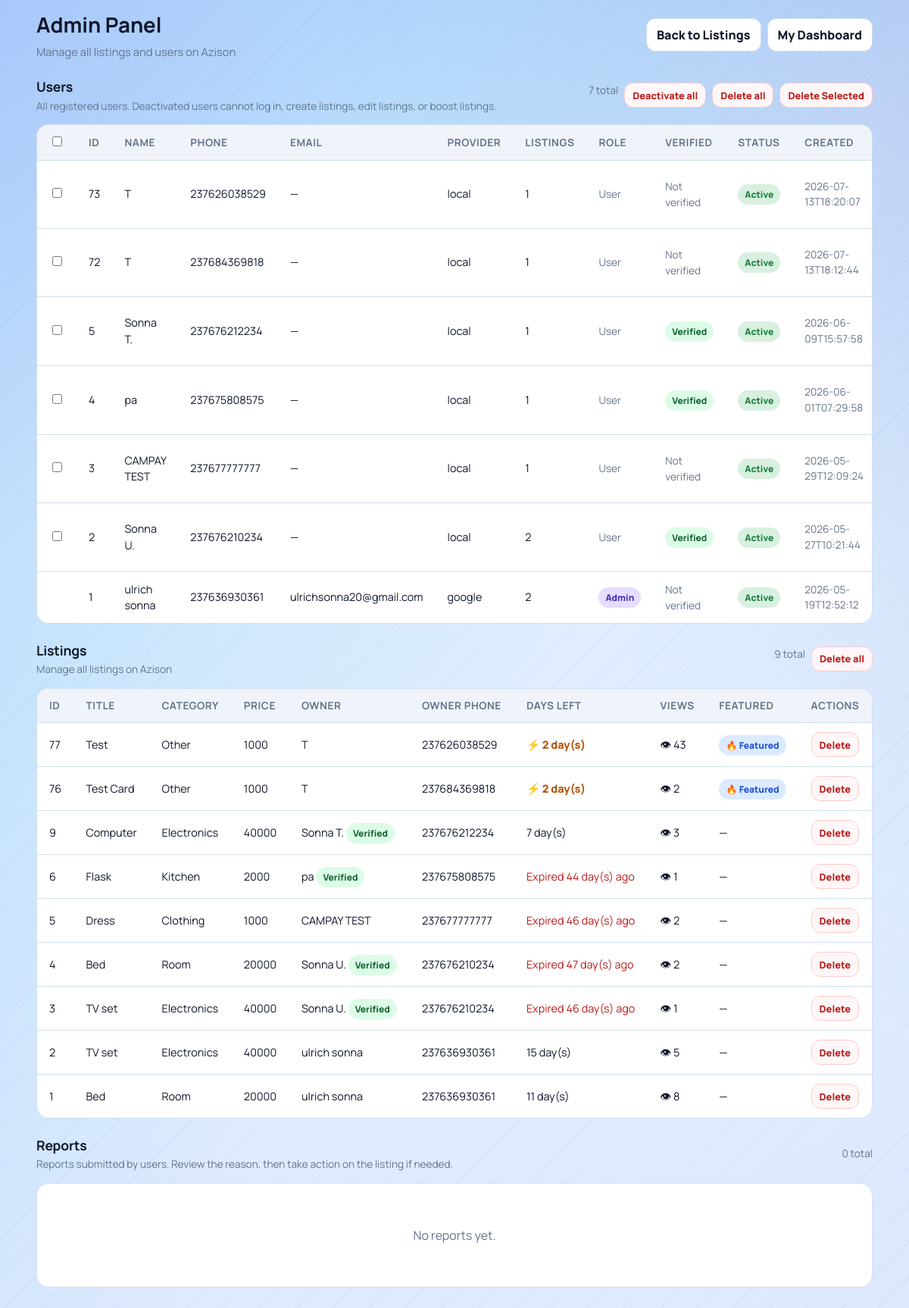
Page /admin (signed in) on the earlier database version.
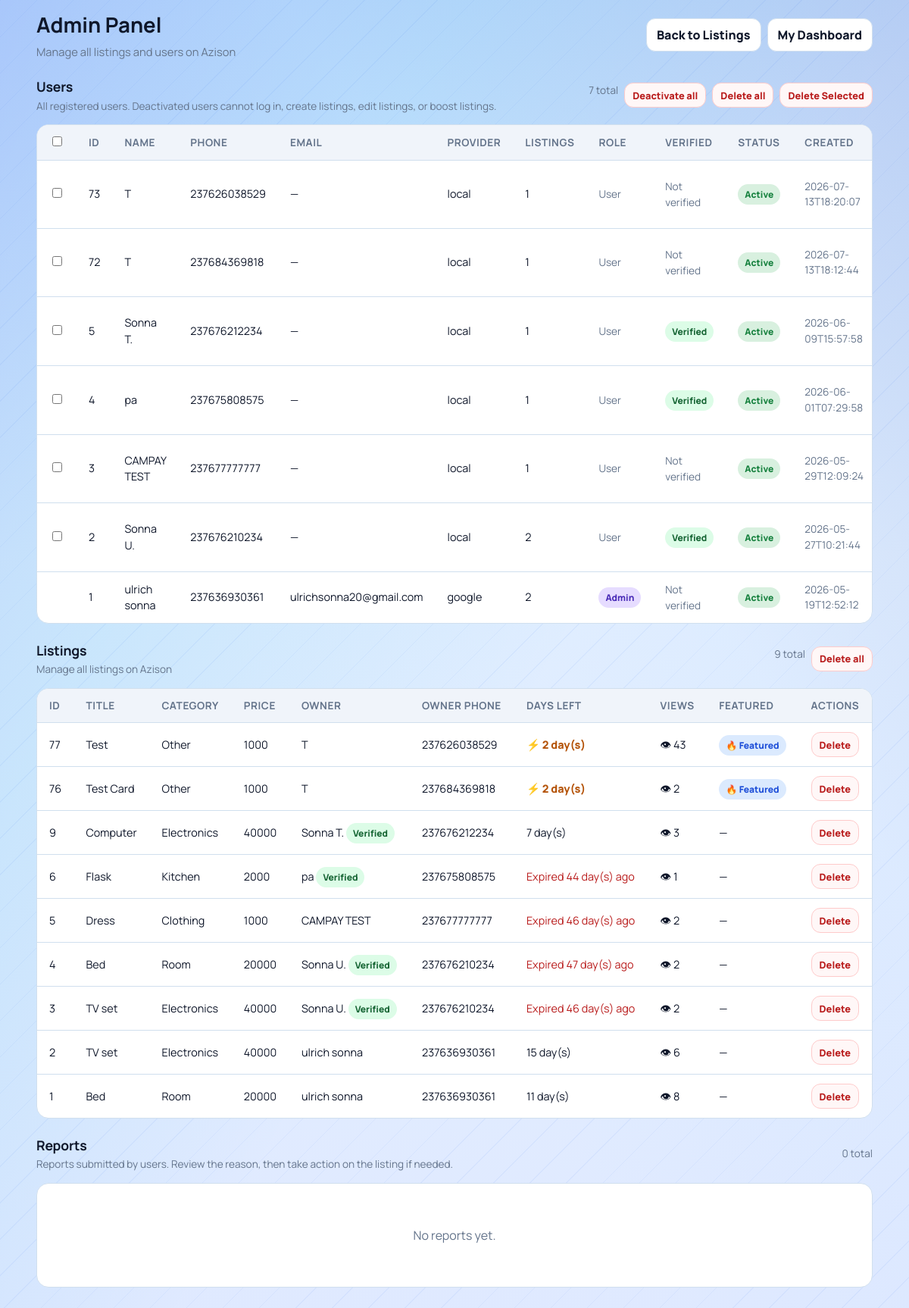
Same page on the later database version.
### tables this page shows
CREATE TABLE listings(
            id INTEGER PRIMARY KEY AUTOINCREMENT,
            title TEXT,
            price TEXT,
            category TEXT,
            phone TEXT,
            owner_phone TEXT,
            leave_date TEXT,
            description TEXT,
            image TEXT,
            is_featured INTEGER DEFAULT 0
        , view_count INTEGER DEFAULT 0);

CREATE TABLE users(
            id INTEGER PRIMARY KEY AUTOINCREMENT,
            full_name TEXT NOT NULL,
            phone TEXT NOT NULL UNIQUE,
            password_hash TEXT NOT NULL,
            email TEXT,
            google_sub TEXT,
            auth_provider TEXT NOT NULL DEFAULT 'local',
            created_at TEXT NOT NULL
        , is_admin INTEGER DEFAULT 0, is_active INTEGER DEFAULT 1, is_verified INTEGER DEFAULT 0);

### app.py (the view, shortened to what this page needs)
@app.route("/admin")
@admin_required
def admin_panel():
    conn = get_db()
    cursor = conn.cursor()
    ensure_user_verified_column(cursor)
    conn.commit()
    cursor.execute(
        """
        SELECT l.*, u.full_name as owner_name, u.is_verified as owner_is_verified
        FROM listings l
        LEFT JOIN users u ON u.phone = l.owner_phone
        ORDER BY l.id DESC
        """
    )
    rows = cursor.fetchall()
    cursor.execute(
        """
        SELECT u.id, u.full_name, u.phone, u.email, u.auth_provider, u.is_admin, u.is_active, u.is_verified, u.created_at,
               (SELECT COUNT(*) FROM listings l WHERE l.owner_phone = u.phone) AS listing_count
        FROM users u
        ORDER BY u.is_active ASC, u.id DESC
        """
    )
    user_rows = cursor.fetchall()
    cursor.execute(
        """
        SELECT r.id, r.listing_id, r.reporter_user_id, r.reason, r.comment, r.created_at,
               l.title AS listing_title, l.category AS listing_category,
               u.full_name AS reporter_name, u.phone AS reporter_phone, u.email AS reporter_email
        FROM reports r
        LEFT JOIN listings l ON l.id = r.listing_id
        LEFT JOIN users u ON u.id = r.reporter_user_id
        ORDER BY r.id DESC
        """
    )
    report_rows = cursor.fetchall()
    conn.close()
    today = current_date()
    listings = []
    for row in rows:
        leave_date = datetime.strptime(row["leave_date"], "%Y-%m-%d").date()
        days_left = (leave_date - today).days
        is_expired = days_left < 0
        is_soon = 0 <= days_left <= 3
        listings.append(
            {
                "id": row["id"],
                "title": row["title"],
                "price": row["price"],
                "category": row["category"],
                "phone": row["phone"],
                "owner_phone": row["owner_phone"] or "",
                "owner_name": row["owner_name"] or "Unknown",
                "owner_is_verified": bool(row_value(row, "owner_is_verified", 0) == 1),
                "leave_date": row["leave_date"],
                "description": row["description"] or "",
                "image": row["image"],
                "is_featured": row["is_featured"],
                "view_count": row["view_count"],
                "days_left": days_left,
                "is_expired": is_expired,
                "is_soon": is_soon,
            }
        )
    users = []
    for user_row in user_rows:
        users.append(
            {
                "id": user_row["id"],
                "full_name": user_row["full_name"] or "",
                "phone": user_row["phone"] or "",
                "email": user_row["email"] or "",
                "auth_provider": user_row["auth_provider"] or "local",
                "is_admin": bool(user_row["is_admin"] == 1),
                "is_active": bool(user_row["is_active"] == 1),
                "is_verified": bool(row_value(user_row, "is_verified", 0) == 1),
                "created_at": user_row["created_at"] or "",
                "listing_count": user_row["listing_count"] or 0,
            }
        )
    reports = []
    return render_template("admin.html", listings=listings, users=users, reports=reports)

### app.py (called while the page is built)
def env_flag(name):
    return os.getenv(name, "").strip().lower() in {"1", "true", "yes", "on"}

def get_db():
    if USE_POSTGRES:
        if psycopg2 is None:
            raise RuntimeError("DATABASE_URL is set but psycopg2 is not installed.")
        return PostgresConnection(psycopg2.connect(normalize_database_url(DATABASE_URL)))
    conn = sqlite3.connect(SQLITE_DATABASE_PATH)
    conn.row_factory = sqlite3.Row
    return conn

def normalize_phone(raw_phone):
    if not raw_phone:
        return ""
    phone = re.sub(r"\D", "", raw_phone)
    if phone.startswith("00"):
        phone = phone[2:]
    national_number = ""
    if phone.startswith("237") and len(phone) == 12:
        national_number = phone[3:]
    elif len(phone) == 10 and phone.startswith("0"):
        national_number = phone[1:]
    elif len(phone) == 9:
        national_number = phone
    else:
        return ""
    if len(national_number) != 9 or national_number[0] not in {"2", "6"}:
        return ""
    phone = "237" + national_number
    return phone

def current_date():
    return datetime.today().date()

### templates/admin.html (shortened to what the changed rows need)
<!DOCTYPE html>
<html lang="en">
<head>
    <link rel="stylesheet" href="{{ url_for('static', filename='css/marketplace.css') }}">
</head>
<body>
    <main class="page">
        <section class="topbar">
            <div class="title-wrap">
                <h1>Admin Panel</h1>
            </div>
        </section>
        <section class="section-heading">
            <div>
                <h2>Users</h2>
            </div>
        </section>
        <section class="table-container">
            {% if users %}
                <table>
                    <thead>
                        <tr>
                            <th><input type="checkbox" id="select-all-users" onchange="toggleAllUserCheckboxes(this);"></th>
                            <th>ID</th>
                            <th>Name</th>
                            <th>Phone</th>
                            <th>Email</th>
                            <th>Provider</th>
                            <th>Listings</th>
                            <th>Role</th>
                            <th>Verified</th>
                            <th>Status</th>
                            <th>Created</th>
                        </tr>
                    </thead>
                </table>
            {% else %}
                <div class="empty">
                    <p>No users found.</p>
                </div>
            {% endif %}
        </section>
        <section class="section-heading">
            <div>
                <h2>Listings</h2>
            </div>
        </section>
        <section class="table-container">
            {% if listings %}
                <table>
                    <thead>
                        <tr>
                            <th>ID</th>
                            <th>Title</th>
                            <th>Category</th>
                            <th>Price</th>
                            <th>Owner</th>
                            <th>Owner Phone</th>
                            <th>Days Left</th>
                            <th>Views</th>
                            <th>Featured</th>
                            <th>Actions</th>
                        </tr>
                    </thead>
                    <tbody>
                        {% for item in listings %}
                        <tr>
                            <td>{{ item['id'] }}</td>
                            <td>{{ item['title'] }}</td>
                            <td>{{ item['category'] }}</td>
                            <td>{{ item['price'] }}</td>
                            <td>
                                {{ item['owner_name'] }}
                                {% if item['owner_is_verified'] %}
                                    <span class="badge verified">Verified</span>
                                {% endif %}
                            </td>
                            <td>{{ item['owner_phone'] }}</td>
                            <td>
                                {% if item['is_expired'] %}
                                    <span style="color: var(--danger);">Expired {{ item['days_left'] * -1 }} day(s) ago</span>
                                {% elif item['is_soon'] %}
                                    <span class="deadline soon">⚡ {{ item['days_left'] }} day(s)</span>
                                {% else %}
                                    {{ item['days_left'] }} day(s)
                                {% endif %}
                            </td>
                            <td>👁 {{ item['view_count'] or 0 }}</td>
                            <td>
                                {% if item['is_featured'] == 1 %}
                                    <span class="badge featured">🔥 Featured</span>
                                {% else %}
                                    —
                                {% endif %}
                            </td>
                            <td>
                                <form method="POST" action="{{ url_for('admin_delete_listing', id=item['id']) }}" onsubmit="return confirm('Are you sure you want to delete this listing?');">
                                    <button class="danger-btn" type="submit">Delete</button>
                                </form>
                            </td>
                        </tr>
                        {% endfor %}
                    </tbody>
                </table>
            {% else %}
                <div class="empty">
                    <p>No listings found.</p>
                </div>
            {% endif %}
        </section>
        <section class="section-heading">
            <div>
                <h2>Reports</h2>
            </div>
        </section>
    </main>
</body>
</html>

Differences in the rows shown:
changed listings id 3: view_count "1" → "2"
changed listings id 2: view_count "5" → "6"
